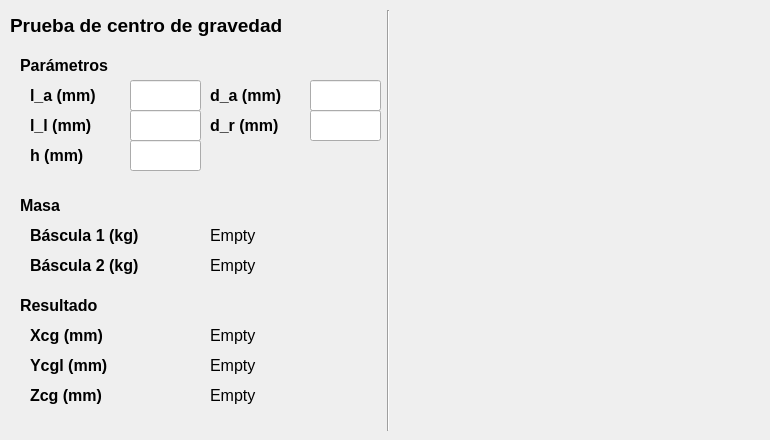
       <widget class="QWidget" name="tab_gravedad">
        <attribute name="title">
         <string>Centro de gravedad</string>
        </attribute>
        <widget class="QLabel" name="label_cog_6">
         <property name="geometry">
          <rect>
           <x>30</x>
           <y>220</y>
           <width>151</width>
           <height>31</height>
          </rect>
         </property>
         <property name="font">
          <font>
           <family>Arial</family>
           <pointsize>12</pointsize>
           <weight>75</weight>
           <bold>true</bold>
          </font>
         </property>
         <property name="frameShape">
          <enum>QFrame::NoFrame</enum>
         </property>
         <property name="text">
          <string>Báscula 1 (kg)</string>
         </property>
        </widget>
        <widget class="QLabel" name="label_cog_B1">
         <property name="geometry">
          <rect>
           <x>210</x>
           <y>220</y>
           <width>161</width>
           <height>31</height>
          </rect>
         </property>
         <property name="font">
          <font>
           <family>Arial</family>
           <pointsize>12</pointsize>
          </font>
         </property>
         <property name="frameShape">
          <enum>QFrame::NoFrame</enum>
         </property>
         <property name="frameShadow">
          <enum>QFrame::Sunken</enum>
         </property>
         <property name="text">
          <string>Empty</string>
         </property>
        </widget>
        <widget class="QLabel" name="label_cog_B2">
         <property name="geometry">
          <rect>
           <x>210</x>
           <y>250</y>
           <width>161</width>
           <height>31</height>
          </rect>
         </property>
         <property name="font">
          <font>
           <family>Arial</family>
           <pointsize>12</pointsize>
          </font>
         </property>
         <property name="frameShape">
          <enum>QFrame::NoFrame</enum>
         </property>
         <property name="frameShadow">
          <enum>QFrame::Sunken</enum>
         </property>
         <property name="text">
          <string>Empty</string>
         </property>
        </widget>
        <widget class="QLabel" name="label_cog_7">
         <property name="geometry">
          <rect>
           <x>30</x>
           <y>250</y>
           <width>151</width>
           <height>31</height>
          </rect>
         </property>
         <property name="font">
          <font>
           <family>Arial</family>
           <pointsize>12</pointsize>
           <weight>75</weight>
           <bold>true</bold>
          </font>
         </property>
         <property name="frameShape">
          <enum>QFrame::NoFrame</enum>
         </property>
         <property name="text">
          <string>Báscula 2 (kg)</string>
         </property>
        </widget>
        <widget class="QLabel" name="label_cog_tit_2">
         <property name="geometry">
          <rect>
           <x>20</x>
           <y>190</y>
           <width>131</width>
           <height>31</height>
          </rect>
         </property>
         <property name="font">
          <font>
           <family>Arial</family>
           <pointsize>12</pointsize>
           <weight>75</weight>
           <bold>true</bold>
          </font>
         </property>
         <property name="frameShape">
          <enum>QFrame::NoFrame</enum>
         </property>
         <property name="text">
          <string>Masa</string>
         </property>
        </widget>
        <widget class="QLabel" name="label_cog_titulo">
         <property name="geometry">
          <rect>
           <x>10</x>
           <y>10</y>
           <width>361</width>
           <height>31</height>
          </rect>
         </property>
         <property name="font">
          <font>
           <family>Arial</family>
           <pointsize>14</pointsize>
           <weight>75</weight>
           <bold>true</bold>
          </font>
         </property>
         <property name="text">
          <string>Prueba de centro de gravedad</string>
         </property>
        </widget>
        <widget class="Line" name="line_3">
         <property name="geometry">
          <rect>
           <x>380</x>
           <y>10</y>
           <width>16</width>
           <height>421</height>
          </rect>
         </property>
         <property name="orientation">
          <enum>Qt::Vertical</enum>
         </property>
        </widget>
        <widget class="QLabel" name="label_img">
         <property name="geometry">
          <rect>
           <x>400</x>
           <y>10</y>
           <width>361</width>
           <height>421</height>
          </rect>
         </property>
         <property name="text">
          <string/>
         </property>
         <property name="pixmap">
          <pixmap>param_prb_cog.jpg</pixmap>
         </property>
         <property name="scaledContents">
          <bool>true</bool>
         </property>
        </widget>
        <widget class="QLabel" name="label_cog_Xcg">
         <property name="geometry">
          <rect>
           <x>210</x>
           <y>320</y>
           <width>101</width>
           <height>31</height>
          </rect>
         </property>
         <property name="font">
          <font>
           <family>Arial</family>
           <pointsize>12</pointsize>
          </font>
         </property>
         <property name="frameShape">
          <enum>QFrame::NoFrame</enum>
         </property>
         <property name="frameShadow">
          <enum>QFrame::Sunken</enum>
         </property>
         <property name="text">
          <string>Empty</string>
         </property>
        </widget>
        <widget class="QLabel" name="label_cog_Zcg">
         <property name="geometry">
          <rect>
           <x>210</x>
           <y>380</y>
           <width>101</width>
           <height>31</height>
          </rect>
         </property>
         <property name="font">
          <font>
           <family>Arial</family>
           <pointsize>12</pointsize>
          </font>
         </property>
         <property name="frameShape">
          <enum>QFrame::NoFrame</enum>
         </property>
         <property name="frameShadow">
          <enum>QFrame::Sunken</enum>
         </property>
         <property name="text">
          <string>Empty</string>
         </property>
        </widget>
        <widget class="QLabel" name="label_cog_8">
         <property name="geometry">
          <rect>
           <x>30</x>
           <y>320</y>
           <width>131</width>
           <height>31</height>
          </rect>
         </property>
         <property name="font">
          <font>
           <family>Arial</family>
           <pointsize>12</pointsize>
           <weight>75</weight>
           <bold>true</bold>
          </font>
         </property>
         <property name="frameShape">
          <enum>QFrame::NoFrame</enum>
         </property>
         <property name="text">
          <string>Xcg (mm)</string>
         </property>
        </widget>
        <widget class="QLabel" name="label_cog_Ycg">
         <property name="geometry">
          <rect>
           <x>210</x>
           <y>350</y>
           <width>101</width>
           <height>31</height>
          </rect>
         </property>
         <property name="font">
          <font>
           <family>Arial</family>
           <pointsize>12</pointsize>
          </font>
         </property>
         <property name="frameShape">
          <enum>QFrame::NoFrame</enum>
         </property>
         <property name="frameShadow">
          <enum>QFrame::Sunken</enum>
         </property>
         <property name="text">
          <string>Empty</string>
         </property>
        </widget>
        <widget class="QLabel" name="label_cog_9">
         <property name="geometry">
          <rect>
           <x>30</x>
           <y>350</y>
           <width>131</width>
           <height>31</height>
          </rect>
         </property>
         <property name="font">
          <font>
           <family>Arial</family>
           <pointsize>12</pointsize>
           <weight>75</weight>
           <bold>true</bold>
          </font>
         </property>
         <property name="frameShape">
          <enum>QFrame::NoFrame</enum>
         </property>
         <property name="text">
          <string>Ycgl (mm)</string>
         </property>
        </widget>
        <widget class="QLabel" name="label_cog_tit_3">
         <property name="geometry">
          <rect>
           <x>20</x>
           <y>290</y>
           <width>131</width>
           <height>31</height>
          </rect>
         </property>
         <property name="font">
          <font>
           <family>Arial</family>
           <pointsize>12</pointsize>
           <weight>75</weight>
           <bold>true</bold>
          </font>
         </property>
         <property name="frameShape">
          <enum>QFrame::NoFrame</enum>
         </property>
         <property name="text">
          <string>Resultado</string>
         </property>
        </widget>
        <widget class="QLabel" name="label_cog_10">
         <property name="geometry">
          <rect>
           <x>30</x>
           <y>380</y>
           <width>131</width>
           <height>31</height>
          </rect>
         </property>
         <property name="font">
          <font>
           <family>Arial</family>
           <pointsize>12</pointsize>
           <weight>75</weight>
           <bold>true</bold>
          </font>
         </property>
         <property name="frameShape">
          <enum>QFrame::NoFrame</enum>
         </property>
         <property name="text">
          <string>Zcg (mm)</string>
         </property>
        </widget>
        <widget class="QLabel" name="label_cog_4">
         <property name="geometry">
          <rect>
           <x>210</x>
           <y>80</y>
           <width>91</width>
           <height>31</height>
          </rect>
         </property>
         <property name="font">
          <font>
           <family>Arial</family>
           <pointsize>12</pointsize>
           <weight>75</weight>
           <bold>true</bold>
          </font>
         </property>
         <property name="frameShape">
          <enum>QFrame::NoFrame</enum>
         </property>
         <property name="text">
          <string>d_a (mm)</string>
         </property>
        </widget>
        <widget class="QLabel" name="label_cog_1">
         <property name="geometry">
          <rect>
           <x>30</x>
           <y>80</y>
           <width>91</width>
           <height>31</height>
          </rect>
         </property>
         <property name="font">
          <font>
           <family>Arial</family>
           <pointsize>12</pointsize>
           <weight>75</weight>
           <bold>true</bold>
          </font>
         </property>
         <property name="frameShape">
          <enum>QFrame::NoFrame</enum>
         </property>
         <property name="text">
          <string>l_a (mm)</string>
         </property>
        </widget>
        <widget class="QLabel" name="label_cog_2">
         <property name="geometry">
          <rect>
           <x>30</x>
           <y>110</y>
           <width>91</width>
           <height>31</height>
          </rect>
         </property>
         <property name="font">
          <font>
           <family>Arial</family>
           <pointsize>12</pointsize>
           <weight>75</weight>
           <bold>true</bold>
          </font>
         </property>
         <property name="frameShape">
          <enum>QFrame::NoFrame</enum>
         </property>
         <property name="text">
          <string>l_l (mm)</string>
         </property>
        </widget>
        <widget class="QLabel" name="label_cog_5">
         <property name="geometry">
          <rect>
           <x>210</x>
           <y>110</y>
           <width>91</width>
           <height>31</height>
          </rect>
         </property>
         <property name="font">
          <font>
           <family>Arial</family>
           <pointsize>12</pointsize>
           <weight>75</weight>
           <bold>true</bold>
          </font>
         </property>
         <property name="frameShape">
          <enum>QFrame::NoFrame</enum>
         </property>
         <property name="text">
          <string>d_r (mm)</string>
         </property>
        </widget>
        <widget class="QLabel" name="label_cog_tit_1">
         <property name="geometry">
          <rect>
           <x>20</x>
           <y>50</y>
           <width>131</width>
           <height>31</height>
          </rect>
         </property>
         <property name="font">
          <font>
           <family>Arial</family>
           <pointsize>12</pointsize>
           <weight>75</weight>
           <bold>true</bold>
          </font>
         </property>
         <property name="frameShape">
          <enum>QFrame::NoFrame</enum>
         </property>
         <property name="text">
          <string>Parámetros</string>
         </property>
        </widget>
        <widget class="QLabel" name="label_cog_3">
         <property name="geometry">
          <rect>
           <x>30</x>
           <y>140</y>
           <width>91</width>
           <height>31</height>
          </rect>
         </property>
         <property name="font">
          <font>
           <family>Arial</family>
           <pointsize>12</pointsize>
           <weight>75</weight>
           <bold>true</bold>
          </font>
         </property>
         <property name="frameShape">
          <enum>QFrame::NoFrame</enum>
         </property>
         <property name="text">
          <string>h (mm)</string>
         </property>
        </widget>
        <widget class="QLineEdit" name="edit_cog_la">
         <property name="geometry">
          <rect>
           <x>130</x>
           <y>80</y>
           <width>71</width>
           <height>31</height>
          </rect>
         </property>
         <property name="font">
          <font>
           <family>Arial</family>
           <pointsize>12</pointsize>
          </font>
         </property>
        </widget>
        <widget class="QLineEdit" name="edit_cog_ll">
         <property name="geometry">
          <rect>
           <x>130</x>
           <y>110</y>
           <width>71</width>
           <height>31</height>
          </rect>
         </property>
         <property name="font">
          <font>
           <family>Arial</family>
           <pointsize>12</pointsize>
          </font>
         </property>
        </widget>
        <widget class="QLineEdit" name="edit_cog_h">
         <property name="geometry">
          <rect>
           <x>130</x>
           <y>140</y>
           <width>71</width>
           <height>31</height>
          </rect>
         </property>
         <property name="font">
          <font>
           <family>Arial</family>
           <pointsize>12</pointsize>
          </font>
         </property>
        </widget>
        <widget class="QLineEdit" name="edit_cog_da">
         <property name="geometry">
          <rect>
           <x>310</x>
           <y>80</y>
           <width>71</width>
           <height>31</height>
          </rect>
         </property>
         <property name="font">
          <font>
           <family>Arial</family>
           <pointsize>12</pointsize>
          </font>
         </property>
        </widget>
        <widget class="QLineEdit" name="edit_cog_dr">
         <property name="geometry">
          <rect>
           <x>310</x>
           <y>110</y>
           <width>71</width>
           <height>31</height>
          </rect>
         </property>
         <property name="font">
          <font>
           <family>Arial</family>
           <pointsize>12</pointsize>
          </font>
         </property>
        </widget>
       </widget>
